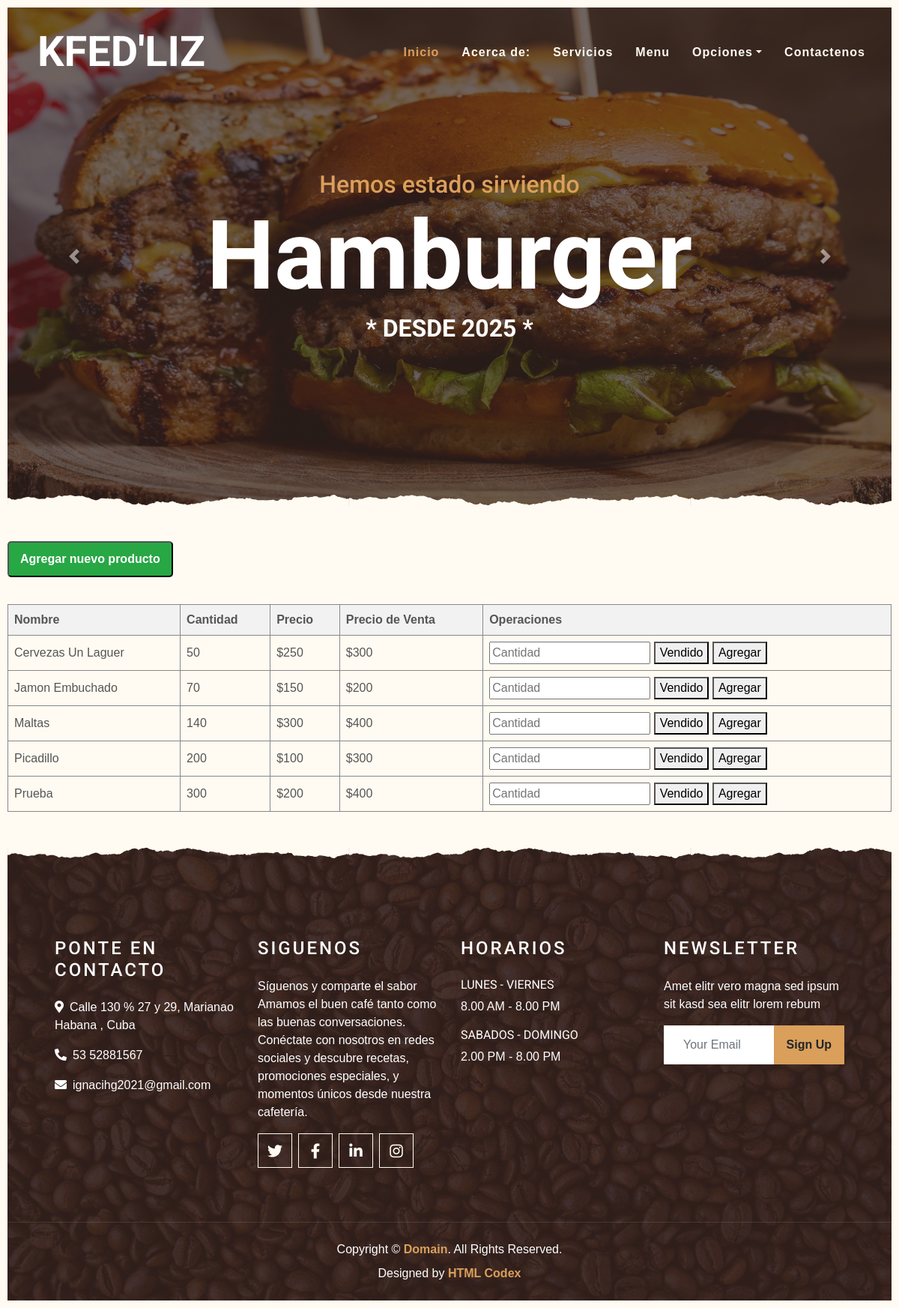
The page /Inventario on the database its author committed.
### tables this page shows
CREATE TABLE "productos" (
	"Nombre"	TEXT NOT NULL UNIQUE,
	"id"	INTEGER NOT NULL UNIQUE,
	"Cantidad"	NUMERIC NOT NULL,
	"Unidad"	TEXT,
	"Precio"	NUMERIC NOT NULL,
	"figura"	TEXT DEFAULT 'SinFig.png',
	"Tipo"	TEXT,
	"Descripcion"	TEXT,
	"PrecioV"	NUMERIC NOT NULL,
	PRIMARY KEY("id")
);

### api/__init__.py (the view)
    @app.route('/Inventario')
    def inventario():
        db = get_db()
        productos = db.execute('SELECT * FROM productos').fetchall()
        return render_template('Inventario.html', productos=productos)

### api/db.py (called while the page is built)
def get_db():
    if 'db' not in g:
        g.db = sqlite3.connect(
            current_app.config['DATABASE'],
            detect_types=sqlite3.PARSE_DECLTYPES
        )
        g.db.row_factory = sqlite3.Row
    return g.db

### templates/Inventario.html (shortened to what this page needs)
{% extends 'index.html' %}
{% block contenido%}
<head>
</head>
<div style="margin-bottom: 20px;">
	 <button onclick="abrirModal()" class="btn-agregar">Agregar nuevo producto</button>
</div>
<div style="overflow-x:auto;">
<table id="tablaProductos">
    <thead>
        <tr>
            <th>Nombre</th>
            <th>Cantidad</th>
            <th>Precio</th>
            <th>Precio de Venta</th>
            <th>Operaciones</th>
        </tr>
    </thead>
    <tbody>
        {% for producto in productos %}
        <tr>
            <td data-label=Nombre>{{ producto['nombre'] }}</td>
            <td data-label=Cantidad>{{ producto['cantidad'] }}</td>
            <td data-label=PrecioV>${{ producto['precio'] }}</td>
            <td data-label=Operaciones>${{ producto['precioV'] }}</td>
            <td>
                <form action="/vender/{{ producto['id'] }}" method="post" style="display:inline;">
                    <input type="number" name="cantidad_vendida" min="1"  placeholder="Cantidad" required>
                    <button type="submit">Vendido</button>
                    <button type="submit" formaction="/Incremento/{{ producto['id'] }}" name="accion" value="agregar" onclick="desactivarValidacion()">Agregar</button>
                </form>
            </td>
        </tr>
        {% endfor %}
    </tbody>
</table>
</div>
{% endblock %}

### templates/Inventario.html (style rules this page uses)
body { font-family: Arial, sans-serif; padding: 10px; }
table { width: 100%; border-collapse: collapse; margin-top: 1em; overflow-x: auto; }
th, td { border: 1px solid #888; padding: 8px; text-align: left; }
th { background-color: #f2f2f2; }
.btn-agregar { display: inline-block; padding: 10px 15px; background-color: #28a745; color: white; text-decoration: none; border-radius: 5px; font-weight: bold; }

### rows shown on the page
productos: nombre "Cervezas Un Laguer", cantidad "50", precio "250", precioV "300"
productos: nombre "Jamon Embuchado", cantidad "70", precio "150", precioV "200"
productos: nombre "Maltas", cantidad "140", precio "300", precioV "400"
productos: nombre "Picadillo", cantidad "200", precio "100", precioV "300"
productos: nombre "Prueba", cantidad "300", precio "200", precioV "400"
